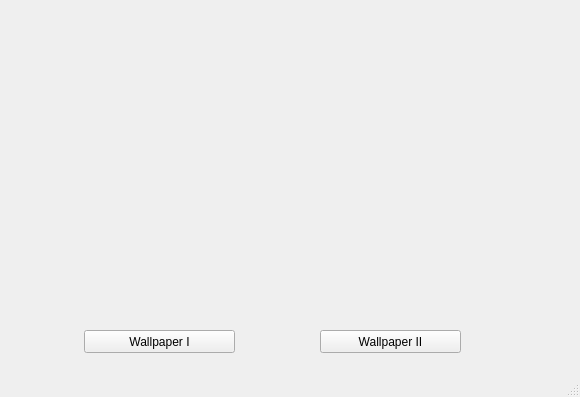
<?xml version="1.0" encoding="UTF-8"?>
<ui version="4.0">
 <class>MainWindow</class>
 <widget class="QMainWindow" name="MainWindow">
  <property name="geometry">
   <rect>
    <x>0</x>
    <y>0</y>
    <width>580</width>
    <height>397</height>
   </rect>
  </property>
  <property name="windowTitle">
   <string>MainWindow</string>
  </property>
  <widget class="QWidget" name="centralwidget">
   <widget class="QLabel" name="photo">
    <property name="geometry">
     <rect>
      <x>6</x>
      <y>2</y>
      <width>571</width>
      <height>321</height>
     </rect>
    </property>
    <property name="text">
     <string/>
    </property>
    <property name="pixmap">
     <pixmap>../data/46279.jpg</pixmap>
    </property>
    <property name="scaledContents">
     <bool>true</bool>
    </property>
   </widget>
   <widget class="QPushButton" name="wallpaper_I">
    <property name="geometry">
     <rect>
      <x>84</x>
      <y>330</y>
      <width>151</width>
      <height>23</height>
     </rect>
    </property>
    <property name="text">
     <string>Wallpaper I</string>
    </property>
   </widget>
   <widget class="QPushButton" name="wallpaper_II">
    <property name="geometry">
     <rect>
      <x>320</x>
      <y>330</y>
      <width>141</width>
      <height>23</height>
     </rect>
    </property>
    <property name="text">
     <string>Wallpaper II</string>
    </property>
   </widget>
  </widget>
  <widget class="QMenuBar" name="menubar">
   <property name="geometry">
    <rect>
     <x>0</x>
     <y>0</y>
     <width>580</width>
     <height>21</height>
    </rect>
   </property>
  </widget>
  <widget class="QStatusBar" name="statusbar"/>
 </widget>
 <resources/>
 <connections/>
</ui>
